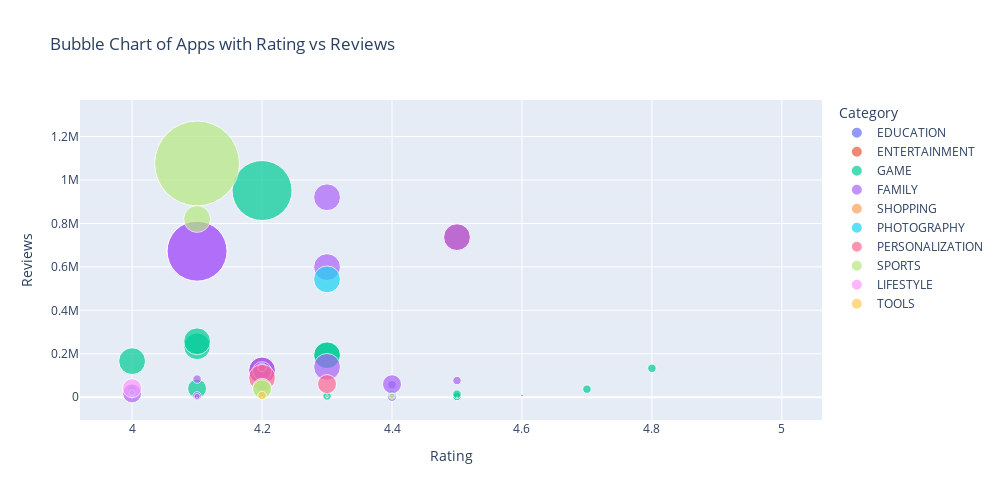

The notebook cell saved with this chart:
### Code cell
if 15 <= now.hour < 17:
    fig = px.scatter(
        data_top,
        x='Rating',
        y='Reviews',
        size='Installs',
        color='Category',
        hover_name='App',
        title='Bubble Chart of Apps with Rating vs Reviews',
        size_max=60
    )

    fig.update_layout(width=1000, height=500)
    fig.show()

### Figure 1 — Plotly figure (JSON) as saved in the notebook; plotly's stock layout.template omitted (floating-point values rounded to 4 significant figures)
{"data": [{"hovertemplate": "<b>%{hovertext}</b><br><br>Category=EDUCATION<br>Rating=%{x}<br>Reviews=%{y}<br>Installs=%{marker.size}<extra></extra>", "hovertext": ["Monster Truck Driver & Racing", "Memorado - Brain Games"], "legendgroup": "EDUCATION", "marker": {"color": "#636efa", "size": [1000000.0, 1000000.0], "sizemode": "area", "sizeref": 27780.0, "symbol": "circle"}, "mode": "markers", "name": "EDUCATION", "orientation": "v", "showlegend": true, "type": "scatter", "x": [4.4, 4.4], "xaxis": "x", "y": [748.0, 56900.0], "yaxis": "y"}, {"hovertemplate": "<b>%{hovertext}</b><br><br>Category=ENTERTAINMENT<br>Rating=%{x}<br>Reviews=%{y}<br>Installs=%{marker.size}<extra></extra>", "hovertext": ["Nick", "Nick", "WWE", "Nick", "Nick Jr. - Shows & Games", "Nick"], "legendgroup": "ENTERTAINMENT", "marker": {"color": "#EF553B", "size": [10000000.0, 10000000.0, 10000000.0, 10000000.0, 1000000.0, 10000000.0], "sizemode": "area", "sizeref": 27780.0, "symbol": "circle"}, "mode": "markers", "name": "ENTERTAINMENT", "orientation": "v", "showlegend": true, "type": "scatter", "x": [4.2, 4.2, 4.5, 4.2, 4.2, 4.2], "xaxis": "x", "y": [123300.0, 123300.0, 736900.0, 123300.0, 8968.0, 123300.0], "yaxis": "y"}, {"hovertemplate": "<b>%{hovertext}</b><br><br>Category=GAME<br>Rating=%{x}<br>Reviews=%{y}<br>Installs=%{marker.size}<extra></extra>", "hovertext": ["Power Rangers Dino Charge", "Once Upon a Tower", "Rope'n'Fly 4", "Rope'n'Fly 3 - Dusk Till Dawn", "Drag'n'Boom", "Oddworld: New 'n' Tasty", "San Andreas: Gang Crime V", "Robocar X Ray", "Mupen64+AE FREE (N64 Emulator)", "Mupen64Plus AE (N64 Emulator)", "AE Solitaire", "AE Angry Chef", "Five Nights at Neighbor House", "Teen Patti by BL Games", "Just A Regular Arcade", "RIDE ZERO", "The Visitor", "Bike Racing 3D", "Truck Driver Cargo", "Destroy Gunners Σ", "Dr. Parker : Parking Simulator", "Retro City Rampage DX", "Mad Skills Motocross", "Train Racing Games 3D 2 Player", "The Visitor: Ep.2 - Sleepover Slaughter", "Superbrothers Sword & Sworcery", "The Visitor: Ep.1 - Kitty Cat Carnage", "EP Gem Hunter", "Ez Mirror Match", "Armed Cam Gun Pack"], "legendgroup": "GAME", "marker": {"color": "#00cc96", "size": [10000000.0, 1000000.0, 10000000.0, 10000000.0, 1000000.0, 10000.0, 100000.0, 1000000.0, 1000000.0, 100000.0, 50000.0, 10000.0, 100000.0, 100000.0, 1000000.0, 100000.0, 5000000.0, 50000000.0, 10000000.0, 1000000.0, 1000000.0, 10000.0, 1000000.0, 10000000.0, 1000000.0, 100000.0, 500000.0, 1000.0, 500000.0, 10000.0], "sizemode": "area", "sizeref": 27780.0, "symbol": "circle"}, "mode": "markers", "name": "GAME", "orientation": "v", "showlegend": true, "type": "scatter", "x": [4.3, 4.7, 4.1, 4.0, 4.8, 4.6, 4.1, 4.5, 4.0, 4.2, 4.3, 4.1, 4.2, 4.1, 4.2, 4.6, 4.1, 4.2, 4.1, 4.4, 4.5, 4.7, 4.0, 4.3, 4.3, 4.4, 4.4, 4.6, 4.4, 4.2], "xaxis": "x", "y": [195000.0, 37140.0, 234600.0, 166000.0, 133200.0, 1475.0, 2399.0, 3432.0, 41760.0, 4569.0, 1776.0, 533.0, 2180.0, 496.0, 40850.0, 8778.0, 39900.0, 951400.0, 257500.0, 10790.0, 14250.0, 416.0, 32520.0, 192400.0, 5731.0, 11020.0, 3017.0, 79.0, 3344.0, 1012.0], "yaxis": "y"}, {"hovertemplate": "<b>%{hovertext}</b><br><br>Category=FAMILY<br>Rating=%{x}<br>Reviews=%{y}<br>Installs=%{marker.size}<extra></extra>", "hovertext": ["Bubble Shooter", "LEGO® Juniors Create & Cruise", "Monster Truck Driver & Racing", "Nancy Drew Codes and Clues", "Pino chess", "Nick", "LEGO® Juniors Create & Cruise", "WWE", "I am Nose Doctor -Save my Nose", "Math Games for Pre-K - Grade 4", "Anna.K Tarot", "Z City", "How it works: AK-74N", "Weaphones™ Gun Sim Free Vol 1", "AP Art History Flashcards", "Adventure Quest World Mobile Quiz", "Sufara.ba", "AP Calculus BC Practice Test", "OK K.O.! Lakewood Plaza Turbo", "Nick", "Audio Murli Glossary For BK", "Chess of Blades (BL/Yaoi Game) (No VA)", "Chess of Blades (Demo)", "Br. Parking - Busy road Parking 3D 2018", "Dragon BZ Super Wallpapers", "Beast of Lycan Isle CE", "Card Wars Kingdom", "MagiMobile – Mighty Magiswords", "Clash Soundboard For CR & COC", "CX-OF", "LEGO® DC Mighty Micros", "Castle Defense 2", "DJ Mix Effects Simulator", "DS", "Doomsday Preppers™", "Shabad Gurubani Punjabi mp3 free - Ek Onkar Satnam", "Out There Chronicles - Ep. 2", "REV Robotic Enhance Vehicles", "Home Decoration Game", "XCOM: TBG", "Airplane Fly Hawaii", "FJ 4x4 Cruiser Offroad Driving", "How it Works: FN SCAR assault rifle", "Fr Ignacio Outreach"], "legendgroup": "FAMILY", "marker": {"color": "#ab63fa", "size": [5000000.0, 50000000.0, 1000000.0, 10000.0, 1000.0, 10000000.0, 50000000.0, 10000000.0, 500000.0, 1000.0, 100.0, 100000.0, 100000.0, 10000000.0, 10.0, 500.0, 10000.0, 500.0, 1000000.0, 10000000.0, 1000.0, 10.0, 1000.0, 5000.0, 1000.0, 50000.0, 10000000.0, 5000000.0, 500.0, 1000.0, 10000000.0, 1000000.0, 1000000.0, 100.0, 1000000.0, 100.0, 1000.0, 100000.0, 5000000.0, 100000.0, 1000000.0, 500000.0, 10000.0, 1000.0], "sizemode": "area", "sizeref": 27780.0, "symbol": "circle"}, "mode": "markers", "name": "FAMILY", "orientation": "v", "showlegend": true, "type": "scatter", "x": [4.4, 4.1, 4.4, 4.1, 4.8, 4.2, 4.1, 4.5, 4.2, 4.6, 4.8, 4.3, 4.4, 4.3, 5.0, 4.6, 4.9, 4.2, 4.5, 4.2, 4.7, 4.8, 4.2, 4.5, 4.2, 4.1, 4.3, 4.2, 4.3, 4.2, 4.3, 4.2, 4.1, 4.9, 4.2, 5.0, 4.5, 4.4, 4.0, 4.0, 4.1, 4.1, 4.6, 4.9], "xaxis": "x", "y": [59840.0, 673200.0, 765.0, 154.0, 61.0, 123300.0, 672100.0, 736800.0, 3133.0, 28.0, 17.0, 3976.0, 1031.0, 599000.0, 1.0, 28.0, 285.0, 4.0, 76610.0, 123300.0, 39.0, 4.0, 45.0, 41.0, 12.0, 2683.0, 920600.0, 120000.0, 13.0, 18.0, 139500.0, 35170.0, 5997.0, 15.0, 137200.0, 5.0, 144.0, 2558.0, 17540.0, 2294.0, 83430.0, 3543.0, 44.0, 52.0], "yaxis": "y"}, {"hovertemplate": "<b>%{hovertext}</b><br><br>Category=SHOPPING<br>Rating=%{x}<br>Reviews=%{y}<br>Installs=%{marker.size}<extra></extra>", "hovertext": ["SnipSnap Coupon App", "SnipSnap Coupon App"], "legendgroup": "SHOPPING", "marker": {"color": "#FFA15A", "size": [1000000.0, 1000000.0], "sizemode": "area", "sizeref": 27780.0, "symbol": "circle"}, "mode": "markers", "name": "SHOPPING", "orientation": "v", "showlegend": true, "type": "scatter", "x": [4.2, 4.2], "xaxis": "x", "y": [9975.0, 9975.0], "yaxis": "y"}, {"hovertemplate": "<b>%{hovertext}</b><br><br>Category=PHOTOGRAPHY<br>Rating=%{x}<br>Reviews=%{y}<br>Installs=%{marker.size}<extra></extra>", "hovertext": ["Groovebook Photo Books & Gifts", "Photo Collage - InstaMag"], "legendgroup": "PHOTOGRAPHY", "marker": {"color": "#19d3f3", "size": [500000.0, 10000000.0], "sizemode": "area", "sizeref": 27780.0, "symbol": "circle"}, "mode": "markers", "name": "PHOTOGRAPHY", "orientation": "v", "showlegend": true, "type": "scatter", "x": [4.0, 4.3], "xaxis": "x", "y": [21160.0, 542600.0], "yaxis": "y"}, {"hovertemplate": "<b>%{hovertext}</b><br><br>Category=PERSONALIZATION<br>Rating=%{x}<br>Reviews=%{y}<br>Installs=%{marker.size}<extra></extra>", "hovertext": ["Ringtones & Wallpapers for Me", "Swift Dark CM / CM13 Theme", "Day Night Live Wallpaper (All)", "CYANOGEN GO Launcher EX Theme"], "legendgroup": "PERSONALIZATION", "marker": {"color": "#FF6692", "size": [10000000.0, 10000.0, 50000.0, 5000000.0], "sizemode": "area", "sizeref": 27780.0, "symbol": "circle"}, "mode": "markers", "name": "PERSONALIZATION", "orientation": "v", "showlegend": true, "type": "scatter", "x": [4.2, 4.7, 4.7, 4.3], "xaxis": "x", "y": [89340.0, 1500.0, 4856.0, 60300.0], "yaxis": "y"}, {"hovertemplate": "<b>%{hovertext}</b><br><br>Category=SPORTS<br>Rating=%{x}<br>Reviews=%{y}<br>Installs=%{marker.size}<extra></extra>", "hovertext": ["3D Bowling", "Ax 3 Domaines", "FIFA 16 Soccer", "Esporte Interativo - Notícias e Resultados Ao Vivo", "Beach Volleyball 3D", "FK Crvena zvezda", "Hunting Safari 3D"], "legendgroup": "SPORTS", "marker": {"color": "#B6E880", "size": [100000000.0, 1000.0, 10000000.0, 500000.0, 5000000.0, 10000.0, 5000000.0], "sizemode": "area", "sizeref": 27780.0, "symbol": "circle"}, "mode": "markers", "name": "SPORTS", "orientation": "v", "showlegend": true, "type": "scatter", "x": [4.1, 4.5, 4.1, 4.4, 4.2, 4.9, 4.2], "xaxis": "x", "y": [1076000.0, 12.0, 820600.0, 4600.0, 43190.0, 1211.0, 36180.0], "yaxis": "y"}, {"hovertemplate": "<b>%{hovertext}</b><br><br>Category=LIFESTYLE<br>Rating=%{x}<br>Reviews=%{y}<br>Installs=%{marker.size}<extra></extra>", "hovertext": ["12 Step Meditations & Sober Prayers AA NA AL-ANON", "BURGER KING® App", "sustainability@BU", "C.S. Lewis Daily Quotes", "EY Staff ENTERTAINER"], "legendgroup": "LIFESTYLE", "marker": {"color": "#FF97FF", "size": [50000.0, 5000000.0, 1000.0, 10000.0, 10000.0], "sizemode": "area", "sizeref": 27780.0, "symbol": "circle"}, "mode": "markers", "name": "LIFESTYLE", "orientation": "v", "showlegend": true, "type": "scatter", "x": [4.7, 4.0, 4.8, 4.1, 4.3], "xaxis": "x", "y": [759.0, 41750.0, 10.0, 75.0, 218.0], "yaxis": "y"}, {"hovertemplate": "<b>%{hovertext}</b><br><br>Category=TOOLS<br>Rating=%{x}<br>Reviews=%{y}<br>Installs=%{marker.size}<extra></extra>", "hovertext": ["gCMOB", "CV maker for Job Applications and Resume Maker"], "legendgroup": "TOOLS", "marker": {"color": "#FECB52", "size": [1000000.0, 10000.0], "sizemode": "area", "sizeref": 27780.0, "symbol": "circle"}, "mode": "markers", "name": "TOOLS", "orientation": "v", "showlegend": true, "type": "scatter", "x": [4.2, 4.2], "xaxis": "x", "y": [7935.0, 75.0], "yaxis": "y"}], "layout": {"height": 500, "legend": {"itemsizing": "constant", "title": {"text": "Category"}, "tracegroupgap": 0}, "title": {"text": "Bubble Chart of Apps with Rating vs Reviews"}, "width": 1000, "xaxis": {"anchor": "y", "domain": [0, 1], "title": {"text": "Rating"}}, "yaxis": {"anchor": "x", "domain": [0, 1], "title": {"text": "Reviews"}}}}
